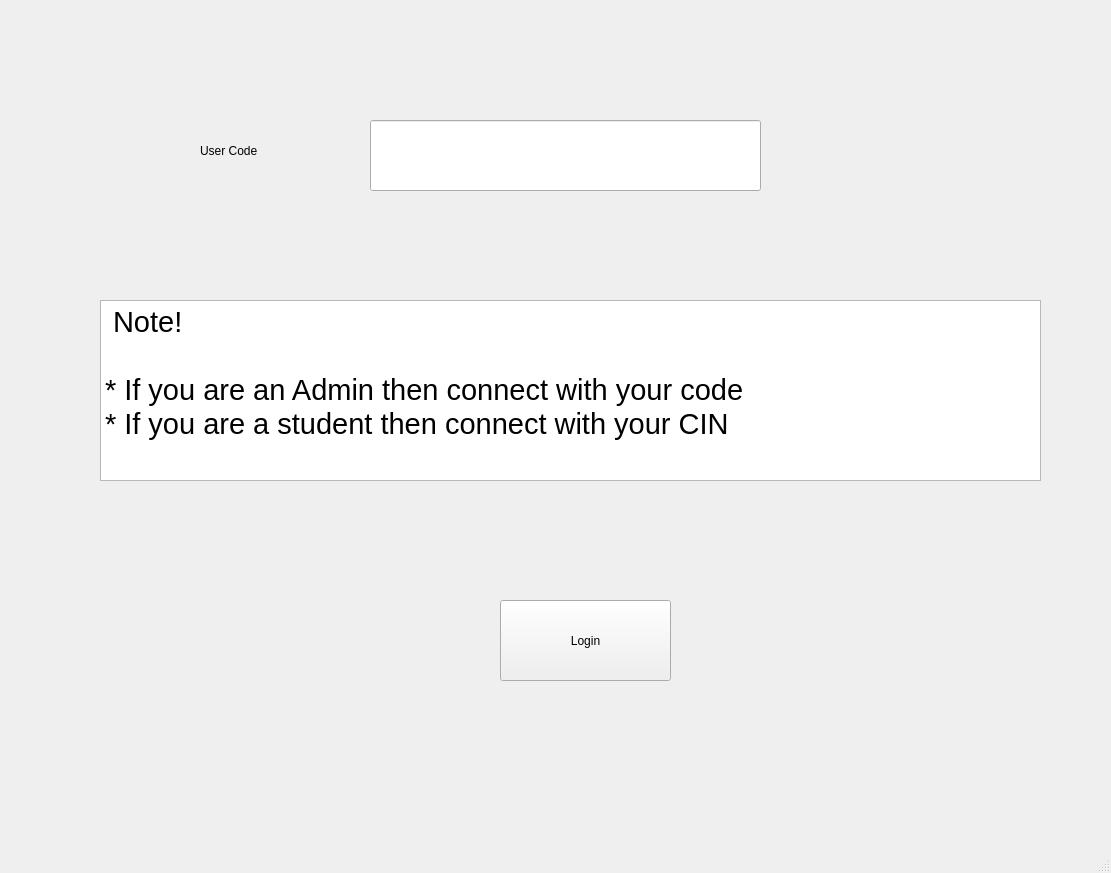
<?xml version="1.0" encoding="UTF-8"?>
<ui version="4.0">
 <class>MainWindow</class>
 <widget class="QMainWindow" name="MainWindow">
  <property name="geometry">
   <rect>
    <x>0</x>
    <y>0</y>
    <width>1111</width>
    <height>873</height>
   </rect>
  </property>
  <property name="windowTitle">
   <string>MainWindow</string>
  </property>
  <widget class="QWidget" name="centralwidget">
   <widget class="QPushButton" name="pushButton">
    <property name="geometry">
     <rect>
      <x>500</x>
      <y>600</y>
      <width>171</width>
      <height>81</height>
     </rect>
    </property>
    <property name="text">
     <string>Login</string>
    </property>
   </widget>
   <widget class="QLabel" name="label">
    <property name="geometry">
     <rect>
      <x>200</x>
      <y>130</y>
      <width>151</width>
      <height>41</height>
     </rect>
    </property>
    <property name="styleSheet">
     <string notr="true">font: italic bold 20pt &quot;Cantarell&quot;;
color: rgb(0, 0, 0);
</string>
    </property>
    <property name="text">
     <string>User Code</string>
    </property>
   </widget>
   <widget class="QLineEdit" name="lineEdit">
    <property name="geometry">
     <rect>
      <x>370</x>
      <y>120</y>
      <width>391</width>
      <height>71</height>
     </rect>
    </property>
   </widget>
   <widget class="QTextBrowser" name="textBrowser">
    <property name="geometry">
     <rect>
      <x>100</x>
      <y>300</y>
      <width>941</width>
      <height>181</height>
     </rect>
    </property>
    <property name="html">
     <string>&lt;!DOCTYPE HTML PUBLIC &quot;-//W3C//DTD HTML 4.0//EN&quot; &quot;http://www.w3.org/TR/REC-html40/strict.dtd&quot;&gt;
&lt;html&gt;&lt;head&gt;&lt;meta name=&quot;qrichtext&quot; content=&quot;1&quot; /&gt;&lt;meta charset=&quot;utf-8&quot; /&gt;&lt;style type=&quot;text/css&quot;&gt;
p, li { white-space: pre-wrap; }
hr { height: 1px; border-width: 0; }
li.unchecked::marker { content: &quot;\2610&quot;; }
li.checked::marker { content: &quot;\2612&quot;; }
&lt;/style&gt;&lt;/head&gt;&lt;body style=&quot; font-family:'Cantarell'; font-size:14pt; font-weight:400; font-style:normal;&quot;&gt;
&lt;p style=&quot; margin-top:0px; margin-bottom:0px; margin-left:0px; margin-right:0px; -qt-block-indent:0; text-indent:0px;&quot;&gt;&lt;span style=&quot; font-size:22pt;&quot;&gt; Note! &lt;/span&gt;&lt;/p&gt;
&lt;p style=&quot;-qt-paragraph-type:empty; margin-top:0px; margin-bottom:0px; margin-left:0px; margin-right:0px; -qt-block-indent:0; text-indent:0px; font-size:22pt;&quot;&gt;&lt;br /&gt;&lt;/p&gt;
&lt;p style=&quot; margin-top:0px; margin-bottom:0px; margin-left:0px; margin-right:0px; -qt-block-indent:0; text-indent:0px;&quot;&gt;&lt;span style=&quot; font-size:22pt;&quot;&gt;* If you are an Admin then connect with your code   &lt;/span&gt;&lt;/p&gt;
&lt;p style=&quot; margin-top:0px; margin-bottom:0px; margin-left:0px; margin-right:0px; -qt-block-indent:0; text-indent:0px;&quot;&gt;&lt;span style=&quot; font-size:22pt;&quot;&gt;* If you are a student then connect with your CIN&lt;/span&gt;&lt;/p&gt;&lt;/body&gt;&lt;/html&gt;</string>
    </property>
    <property name="overwriteMode">
     <bool>false</bool>
    </property>
   </widget>
  </widget>
  <widget class="QStatusBar" name="statusbar"/>
 </widget>
 <resources/>
 <connections/>
</ui>
